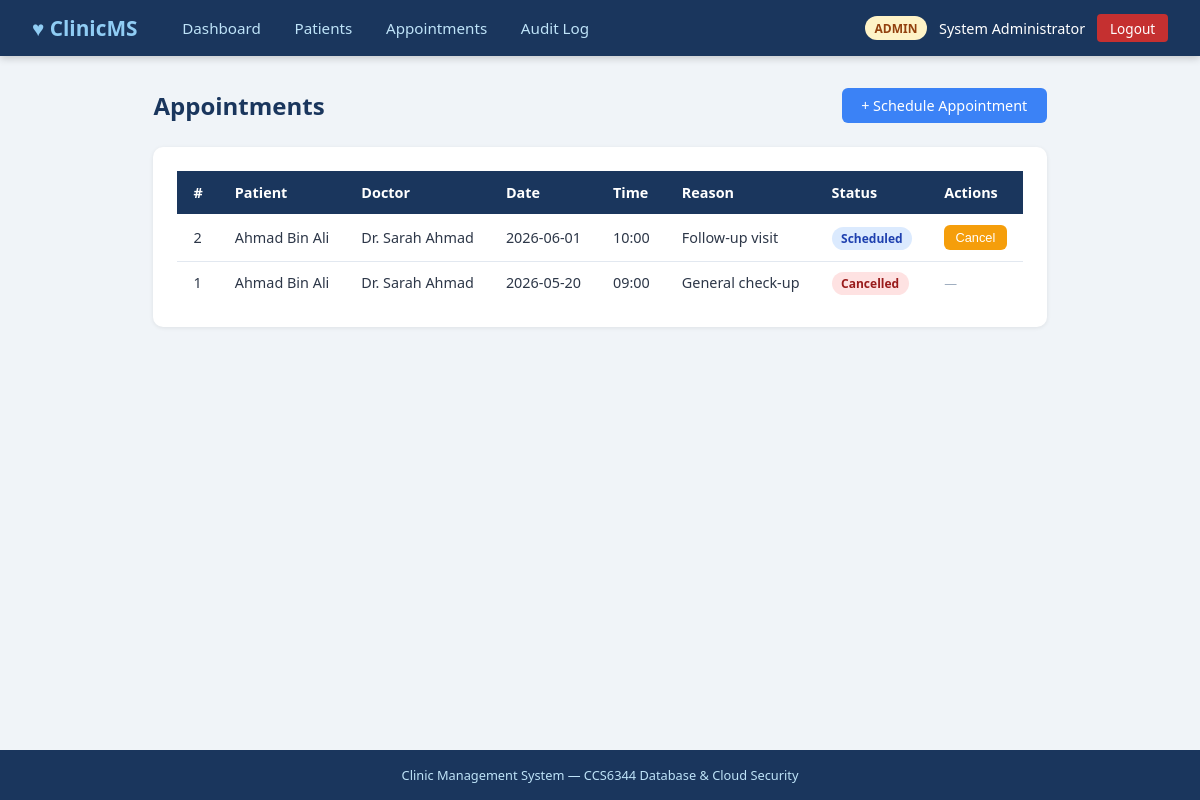
The app's page /appointments (signed in) with its own data.
### tables this page shows
CREATE TABLE appointments (
            id INTEGER PRIMARY KEY AUTOINCREMENT,
            patient_id INTEGER NOT NULL,
            doctor_id INTEGER NOT NULL,
            appointment_date TEXT NOT NULL,
            appointment_time TEXT NOT NULL,
            status TEXT NOT NULL DEFAULT 'scheduled'
                CHECK(status IN ('scheduled','completed','cancelled','no_show')),
            reason TEXT NOT NULL,
            notes TEXT,
            created_by INTEGER NOT NULL,
            created_at TEXT NOT NULL DEFAULT (datetime('now')),
            updated_at TEXT NOT NULL DEFAULT (datetime('now')),
            FOREIGN KEY (patient_id) REFERENCES patients(id),
            FOREIGN KEY (doctor_id) REFERENCES doctors(id),
            FOREIGN KEY (created_by) REFERENCES users(id)
        );

CREATE TABLE patients (
            id INTEGER PRIMARY KEY AUTOINCREMENT,
            full_name TEXT NOT NULL,
            ic_number TEXT NOT NULL UNIQUE,
            date_of_birth TEXT NOT NULL,
            gender TEXT NOT NULL CHECK(gender IN ('male','female','other')),
            phone TEXT NOT NULL,
            email TEXT,
            address TEXT NOT NULL,
            blood_type TEXT CHECK(blood_type IN
                ('A+','A-','B+','B-','AB+','AB-','O+','O-','')),
            emergency_contact_name TEXT,
            emergency_contact_phone TEXT,
            consent_given INTEGER NOT NULL DEFAULT 0,
            consent_date TEXT NULL,
            created_by INTEGER NOT NULL,
            created_at TEXT NOT NULL DEFAULT (datetime('now')),
            updated_at TEXT NOT NULL DEFAULT (datetime('now')),
            FOREIGN KEY (created_by) REFERENCES users(id)
        );

CREATE TABLE users (
            id INTEGER PRIMARY KEY AUTOINCREMENT,
            username TEXT NOT NULL UNIQUE,
            password_hash TEXT NOT NULL,
            role TEXT NOT NULL DEFAULT 'receptionist'
                CHECK(role IN ('admin','doctor','receptionist')),
            full_name TEXT NOT NULL,
            email TEXT NOT NULL UNIQUE,
            is_active INTEGER NOT NULL DEFAULT 1,
            failed_attempts INTEGER NOT NULL DEFAULT 0,
            locked_until TEXT NULL,
            created_at TEXT NOT NULL DEFAULT (datetime('now')),
            last_login TEXT NULL
        );

### app.py (the view)
@app.route('/appointments')
@login_required
def appointments_list():
    db = get_db()
    appointments = db.execute(
        """SELECT a.*, p.full_name as patient_name, u.full_name as doctor_name
           FROM appointments a
           JOIN patients p ON a.patient_id = p.id
           JOIN doctors d ON a.doctor_id = d.id
           JOIN users u ON d.user_id = u.id
           ORDER BY a.appointment_date DESC, a.appointment_time DESC"""
    ).fetchall()
    return render_template('appointments/list.html', appointments=appointments)

### app.py (called while the page is built)
def get_db():
    if 'db' not in g:
        g.db = sqlite3.connect(DB_PATH)
        g.db.row_factory = sqlite3.Row
        g.db.execute("PRAGMA foreign_keys = ON")
        g.db.execute("PRAGMA journal_mode = WAL")
    return g.db

def login_required(f):
    @wraps(f)
    def decorated(*args, **kwargs):
        if 'user_id' not in session:
            flash('Please log in to access this page.', 'warning')
            return redirect(url_for('login'))
        return f(*args, **kwargs)
    return decorated

### templates/appointments/list.html (shortened to what this page needs)
{% extends "base.html" %}
{% block content %}
<div class="page-header">
    <h1>Appointments</h1>
    {% if session.role in ('admin','receptionist') %}
    <a href="{{ url_for('appointments_add') }}" class="btn btn-primary">+ Schedule Appointment</a>
    {% endif %}
</div>
<div class="card">
    <div class="table-wrap">
        <table>
            <thead>
                <tr>
                    <th>#</th>
                    <th>Patient</th>
                    <th>Doctor</th>
                    <th>Date</th>
                    <th>Time</th>
                    <th>Reason</th>
                    <th>Status</th>
                    <th>Actions</th>
                </tr>
            </thead>
            <tbody>
                {% for a in appointments %}
                <tr>
                    <td>{{ a['id'] }}</td>
                    <td>{{ a['patient_name'] }}</td>
                    <td>{{ a['doctor_name'] }}</td>
                    <td>{{ a['appointment_date'] }}</td>
                    <td>{{ a['appointment_time'] }}</td>
                    <td>{{ a['reason'] }}</td>
                    <td><span class="badge badge-{{ a['status'] }}">{{ a['status']|replace('_',' ')|capitalize }}</span></td>
                    <td>
                        {% if session.role in ('admin','receptionist') and a['status'] == 'scheduled' %}
                        <form method="POST" action="{{ url_for('appointments_cancel', appt_id=a['id']) }}"
                              style="display:inline;"
                              onsubmit="return confirm('Cancel this appointment?');">
                            <button type="submit" class="btn btn-warning btn-sm">Cancel</button>
                        </form>
                        {% else %}
                        <span style="color:#a0aec0;font-size:0.8rem;">—</span>
                        {% endif %}
                    </td>
                </tr>
                {% else %}
                <tr><td colspan="8" style="text-align:center;color:#718096;">No appointments found.</td></tr>
                {% endfor %}
            </tbody>
        </table>
    </div>
</div>
{% endblock %}

### static/style.css (style rules this page uses)
* { box-sizing: border-box; margin: 0; padding: 0; }
body { font-family: 'Segoe UI', Calibri, sans-serif; background: #f0f4f8; color: #2d3748; min-height: 100vh; display: flex; flex-direction: column; }
.card { background: white; border-radius: 10px; box-shadow: 0 1px 4px rgba(0,0,0,0.08); padding: 1.5rem; margin-bottom: 1.5rem; }
.page-header { display: flex; justify-content: space-between; align-items: center; margin-bottom: 1.5rem; }
.page-header h1 { font-size: 1.5rem; color: #1a365d; }
.btn { display: inline-block; padding: 0.5rem 1.2rem; border-radius: 6px; font-size: 0.9rem; font-weight: 500; cursor: pointer; text-decoration: none; border: none; transition: background 0.15s, opacity 0.15s; }
.btn-primary { background: #3b82f6; color: white; }
.btn-warning { background: #f59e0b; color: white; }
.btn-sm { padding: 0.3rem 0.7rem; font-size: 0.8rem; }
.table-wrap { overflow-x: auto; }
table { width: 100%; border-collapse: collapse; font-size: 0.9rem; }
th { background: #1a365d; color: white; padding: 0.75rem 1rem; text-align: left; }
td { padding: 0.7rem 1rem; border-bottom: 1px solid #e2e8f0; }
tr:last-child td { border-bottom: none; }
.badge { padding: 0.2rem 0.6rem; border-radius: 12px; font-size: 0.75rem; font-weight: 600; }
.badge-scheduled { background: #dbeafe; color: #1e40af; }
.badge-cancelled { background: #fee2e2; color: #991b1b; }

### records on screen
appointments: id "2", patient_name "Ahmad Bin Ali", doctor_name "Dr. Sarah Ahmad", appointment_date "2026-06-01", appointment_time "10:00", reason "Follow-up visit", status "Scheduled"
appointments: id "1", patient_name "Ahmad Bin Ali", doctor_name "Dr. Sarah Ahmad", appointment_date "2026-05-20", appointment_time "09:00", reason "General check-up", status "Cancelled"

### other values on screen
{{ session.role }} "ADMIN"
{{ session.full_name }} "System Administrator"
